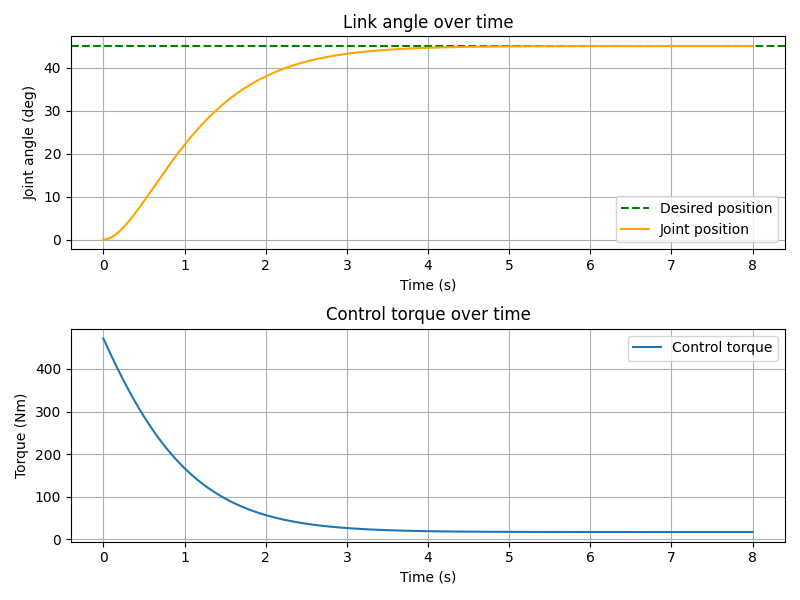

The Python source for this figure:
import numpy as np
from scipy.integrate import solve_ivp
import matplotlib.pyplot as plt

link_mass = 5.0
link_arm_length = 0.5
link_inertia = 25
link_friction = 25
motor_inertia = 2
motor_friction = 5
reduction_ratio = 10
gravitational_acceleration = 9.81

total_friction = link_friction + motor_friction * (reduction_ratio ** 2)
total_inertia = link_inertia + motor_inertia * (reduction_ratio ** 2)

target_position = np.radians(45)

# PD controller gains (chosen through trial)
Kp = 600.0
Kd = 200.0

# Define the dynamics of the pendulum with PD control
def pendulum_dynamics(t, y):
    position, velocity = y
    error = target_position - position
    # torque = Kp*err - Kd*velocity + g(position)
    gravity = link_mass * gravitational_acceleration * link_arm_length * np.sin(position)
    torque_control = Kp * error - Kd * velocity + gravity
    
    # Equation of motion for the pendulum with control torque
    acceleration = (torque_control - total_friction * velocity - gravity) / total_inertia
    return [velocity, acceleration]

time_min = 0
time_max = 8
time_step = 0.001
time_span = (time_min, time_max)
time_points_to_evaluate = np.arange(time_min, time_max, time_step)

initial_position = 0.0
initial_velocity = 0.0
initial_state = [initial_position, initial_velocity]

solution = solve_ivp(pendulum_dynamics, time_span, initial_state, t_eval=time_points_to_evaluate)
position_t = solution.y[0]
velocity_t = solution.y[1]
time = solution.t

error_t = target_position - position_t
gravity_t = link_mass * gravitational_acceleration * link_arm_length * np.sin(position_t)
torque_control_t = Kp * error_t - Kd * velocity_t + gravity_t

final_torque = torque_control_t[-1]
print("Final torque:", final_torque)

# Plotting results
plt.figure(figsize=(8, 6))

plt.subplot(2, 1, 1)
plt.title('Link angle over time')
plt.axhline(np.degrees(target_position), color="green", linestyle='--', label="Desired position")
plt.plot(time, np.degrees(position_t), label='Joint position', color="orange")
plt.xlabel('Time (s)')
plt.ylabel('Joint angle (deg)')
plt.grid(True)
plt.legend()

plt.subplot(2, 1, 2)
plt.title('Control torque over time')
plt.plot(time, torque_control_t, label='Control torque')
plt.xlabel('Time (s)')
plt.ylabel('Torque (Nm)')
plt.grid(True)
plt.legend()

plt.tight_layout()
plt.show()
